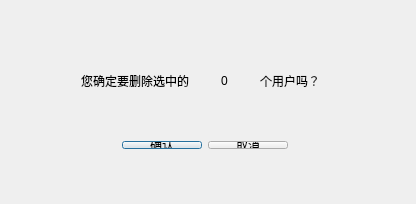
<?xml version="1.0" encoding="UTF-8"?>
<ui version="4.0">
 <class>Del_win</class>
 <widget class="QDialog" name="Del_win">
  <property name="geometry">
   <rect>
    <x>0</x>
    <y>0</y>
    <width>416</width>
    <height>204</height>
   </rect>
  </property>
  <property name="windowTitle">
   <string>警告</string>
  </property>
  <widget class="QWidget" name="">
   <property name="geometry">
    <rect>
     <x>70</x>
     <y>60</y>
     <width>261</width>
     <height>41</height>
    </rect>
   </property>
   <layout class="QHBoxLayout" name="horizontalLayout">
    <item>
     <widget class="QLabel" name="label">
      <property name="text">
       <string>您确定要删除选中的</string>
      </property>
     </widget>
    </item>
    <item>
     <widget class="QLabel" name="del_label_num">
      <property name="sizePolicy">
       <sizepolicy hsizetype="Minimum" vsizetype="Preferred">
        <horstretch>0</horstretch>
        <verstretch>0</verstretch>
       </sizepolicy>
      </property>
      <property name="text">
       <string>0</string>
      </property>
      <property name="alignment">
       <set>Qt::AlignCenter</set>
      </property>
     </widget>
    </item>
    <item>
     <widget class="QLabel" name="label_2">
      <property name="text">
       <string>个用户吗？</string>
      </property>
     </widget>
    </item>
   </layout>
  </widget>
  <widget class="QWidget" name="">
   <property name="geometry">
    <rect>
     <x>60</x>
     <y>130</y>
     <width>289</width>
     <height>30</height>
    </rect>
   </property>
   <layout class="QHBoxLayout" name="horizontalLayout_2">
    <item>
     <spacer name="horizontalSpacer">
      <property name="orientation">
       <enum>Qt::Horizontal</enum>
      </property>
      <property name="sizeHint" stdset="0">
       <size>
        <width>40</width>
        <height>20</height>
       </size>
      </property>
     </spacer>
    </item>
    <item>
     <widget class="QPushButton" name="btnOK">
      <property name="text">
       <string>确认</string>
      </property>
     </widget>
    </item>
    <item>
     <widget class="QPushButton" name="btnCancel">
      <property name="text">
       <string>取消</string>
      </property>
     </widget>
    </item>
    <item>
     <spacer name="horizontalSpacer_2">
      <property name="orientation">
       <enum>Qt::Horizontal</enum>
      </property>
      <property name="sizeHint" stdset="0">
       <size>
        <width>40</width>
        <height>20</height>
       </size>
      </property>
     </spacer>
    </item>
   </layout>
  </widget>
 </widget>
 <layoutdefault spacing="6" margin="11"/>
 <resources/>
 <connections/>
</ui>
